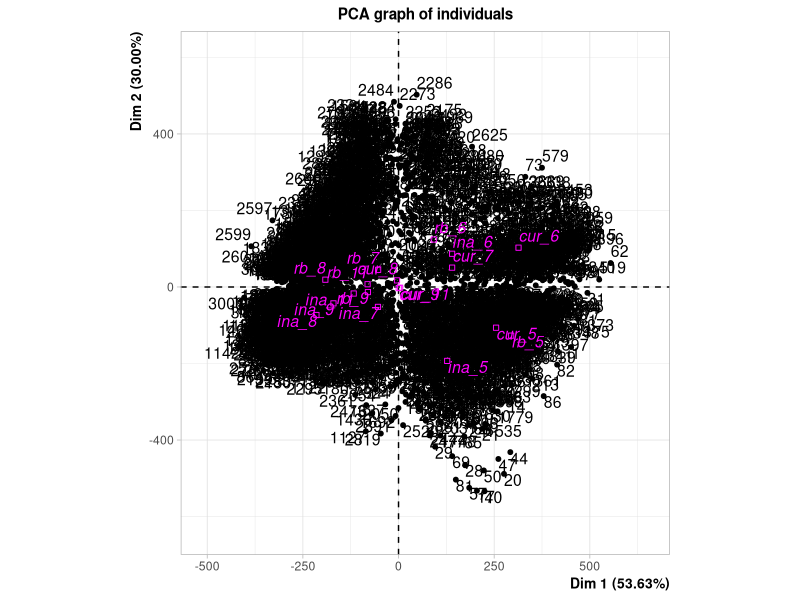
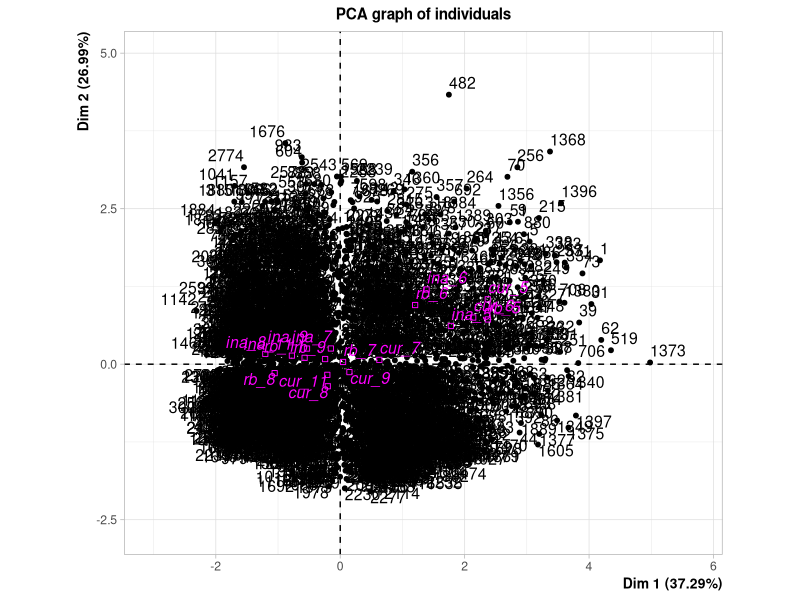
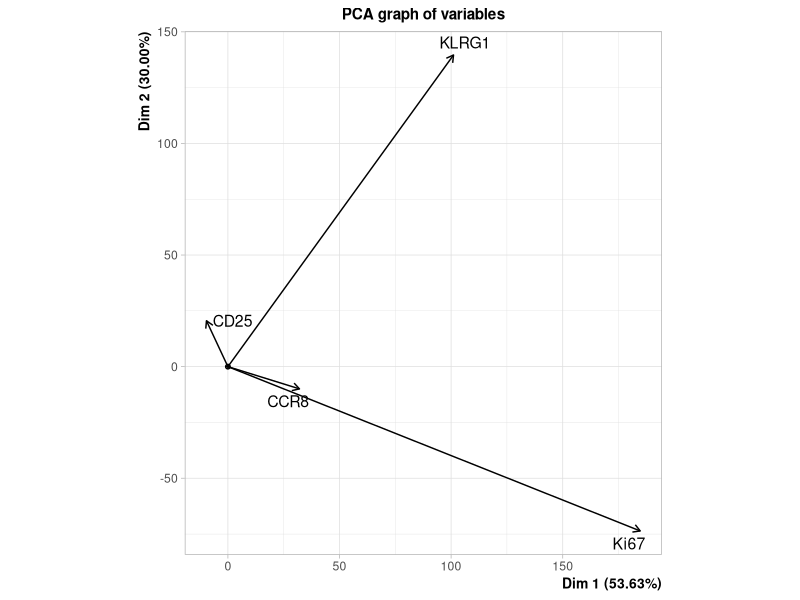
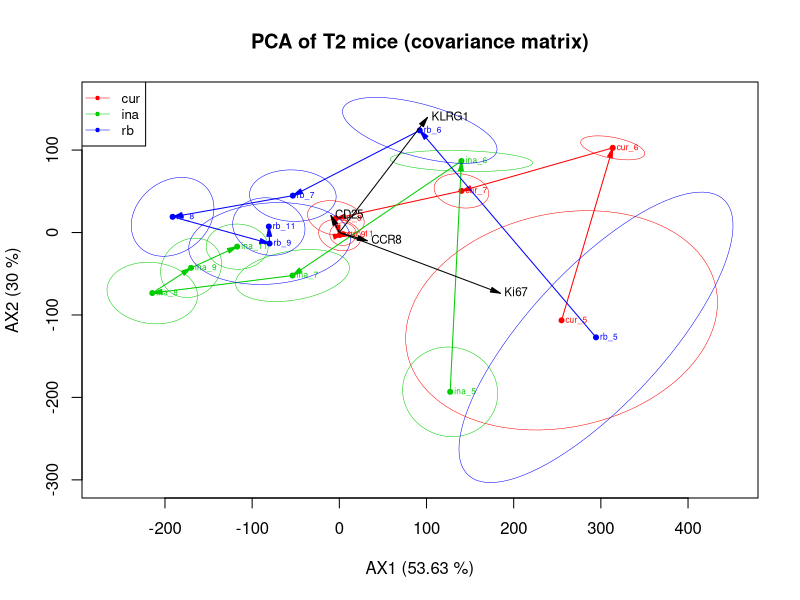
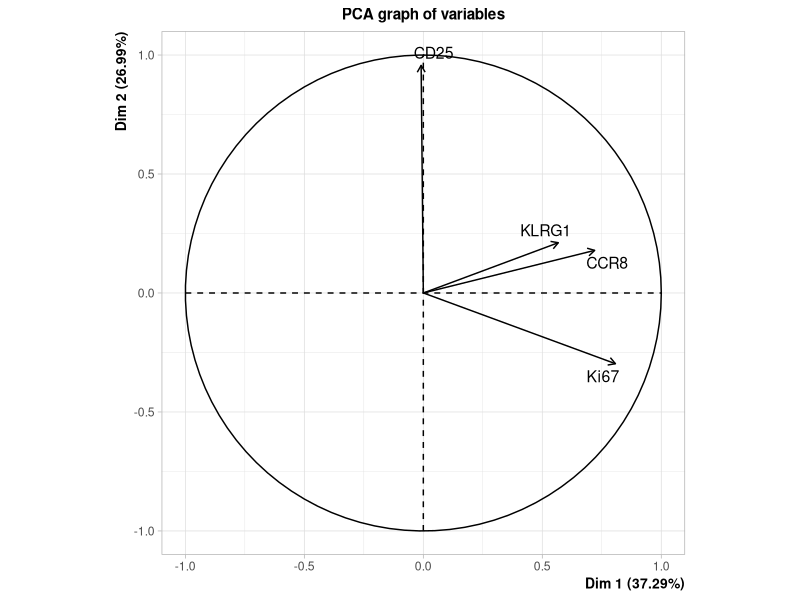
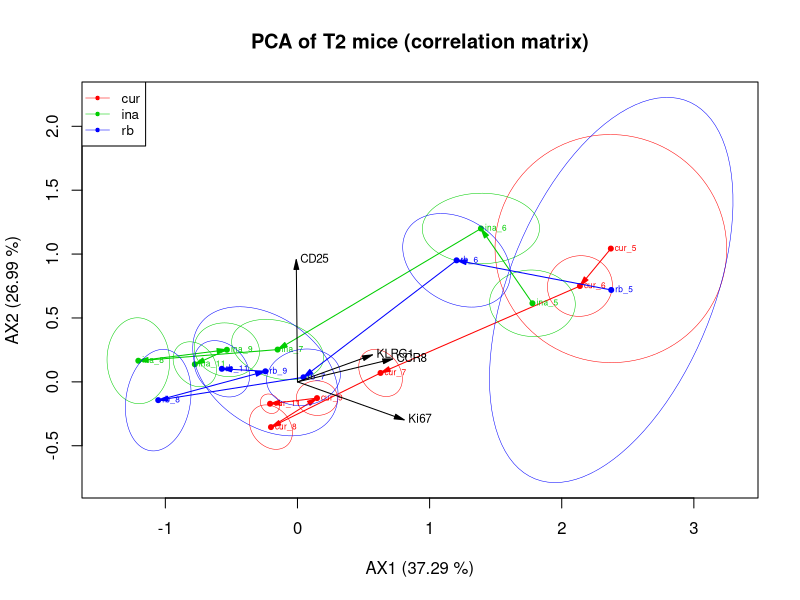

These figures' R source, in order:
##Script to analyze data via PCA with 95% confidence interval ellipses
##Script by Natalie Dallmann, Institute for environmental research, RWTH
##Version 2

##1. Setup
install.packages("FactoMineR")
install.packages("shape")
install.packages("vegan")
library("FactoMineR")
library("shape")
library("vegan")
#setwd(choose.dir())
data<-read.table("rawdata.csv", sep = ",", header = T)
cur<-as.vector(c("cur_5", "cur_6", "cur_7", "cur_8", "cur_9", "cur_11"))
ina<-as.vector(c("ina_5", "ina_6", "ina_7", "ina_8", "ina_9", "ina_11"))
rb<-as.vector(c("rb_5", "rb_6", "rb_7", "rb_8", "rb_9", "rb_11"))

##2. Create subset (eg. mice with same treatments, one mouse)
data1<-subset(data, ind != 46)

##3. Create environmental variable week+celltype from subset and add to subset
env.data<-matrix(NA,nrow = 1)
for (i in 1:nrow(data1)) {
  wk.type<-paste(data1[i,3], data1[i,1], sep = "_")
  env.data<-rbind(env.data, wk.type)
}
env.data<-as.data.frame(env.data[2:nrow(env.data)])
rownames(env.data)<-rownames(data1)
colnames(env.data)<-paste("wkty")
data2<-cbind(data1[,1:7], env.data)
wk.ty<-as.vector(unique(data2$wkty))

##4.1 PCA based on covariance matrix
## a) Calculate PCA with quali.sup = supplementary qualitative variable (wkty)
res.cov.pca<-PCA(data2[,4:8], scale.unit=F, ncp=12, quali.sup=5, graph = T)

## b) Get species and variable coordinates from PCA
var<-as.data.frame(res.cov.pca$var$coord)
spec<-cbind.data.frame(data2, res.cov.pca$ind$coord)

## Calculate ellipses and centroids for supplementary variable
CI<-coord.ellipse(spec[,8:12], bary = T)
CI.pt<-as.data.frame(CI$res)
env.mn<-matrix(NA, nrow=1, ncol=3)
mn.header<-c("env.var", "ax1", "ax2")
colnames(env.mn)<-mn.header
for (j in 1:length(wk.ty)){
  env.var<-subset(spec[,8:10], wkty == wk.ty[j])
  ax1<-mean(env.var[,2])
  ax2<-mean(env.var[,3])
  mn<-cbind.data.frame(wk.ty[j], ax1, ax2)
  colnames(mn)<-mn.header
  env.mn<-rbind(env.mn, mn)
  }
env.mn<-env.mn[2:nrow(env.mn),]

## c) Save PCA results
filename<-paste(Sys.Date(), ".pca.cov.T2.txt", sep = "") ## Adjust filename if necessary
sink(file = filename)
summary(res.cov.pca)
sink()
sscorename<-paste(Sys.Date(), ".pca.cov.sscores.T2.csv", sep = "") ## Adjust filename if necessary
write.table(spec, file=sscorename, sep = ",")
x<-paste("AX1 (", signif(res.cov.pca$eig[1,2], 4), " %)", sep = "")
y<-paste("AX2 (", signif(res.cov.pca$eig[2,2], 4), " %)", sep = "")

## d) Get mean and CI for each treatment
var.names<-c(rownames(var))
## cur
cur.pt<-matrix(NA, nrow = 1, ncol = 3)
colnames(cur.pt)<-colnames(env.mn)
cur.CI<-matrix(NA, nrow=1, ncol = 3)
colnames(cur.CI)<-colnames(CI.pt)
for (i in 1:length(cur)) {
  if (any(env.mn == cur[i])) {
  cp<-subset(env.mn, env.var == cur[i])
  cur.pt<-rbind.data.frame(cur.pt, cp)
  }
  if (any(CI.pt == cur[i])) {
  ce<-subset(CI.pt, CI.pt[,1] == cur[i])
  cur.CI<-rbind.data.frame(cur.CI, ce)
  }
}
cur.pt<-cur.pt[2:nrow(cur.pt),]
cur.CI<-cur.CI[2:nrow(cur.CI),]
## ina
ina.pt<-matrix(NA, nrow = 1, ncol = 3)
colnames(ina.pt)<-colnames(env.mn)
ina.CI<-matrix(NA, nrow=1, ncol = 3)
colnames(ina.CI)<-colnames(CI.pt)
for (i in 1:length(ina)) {
  if (any(env.mn == ina[i])) {
    ip<-subset(env.mn, env.var == ina[i])
    ina.pt<-rbind.data.frame(ina.pt, ip)
  }
  if (any(CI.pt == ina[i])) {
    ie<-subset(CI.pt, CI.pt[,1] == ina[i])
    ina.CI<-rbind.data.frame(ina.CI, ie)
  }
}
ina.pt<-ina.pt[2:nrow(ina.pt),]
ina.CI<-ina.CI[2:nrow(ina.CI),]
## rb
rb.pt<-matrix(NA, nrow = 1, ncol = 3)
colnames(rb.pt)<-colnames(env.mn)
rb.CI<-matrix(NA, nrow=1, ncol = 3)
colnames(rb.CI)<-colnames(CI.pt)
for (i in 1:length(rb)) {
  if (any(env.mn == rb[i])) {
    rp<-subset(env.mn, env.var == rb[i])
    rb.pt<-rbind.data.frame(rb.pt, rp)
  }
  if (any(CI.pt == rb[i])) {
    re<-subset(CI.pt, CI.pt[,1] == rb[i])
    rb.CI<-rbind.data.frame(rb.CI, re)
  }
}
rb.pt<-rb.pt[2:nrow(rb.pt),]
rb.CI<-rb.CI[2:nrow(rb.CI),]

##e) Plot with variable arrows, centroids for week+celltype and 95%-CI
picname<-paste(Sys.Date(), ".pca.cov.T2.png", sep = "") ## Adjust filename if necessary
png(picname, width = 1000, height = 1000, res = 200)
title<-paste("PCA of T2 mice (covariance matrix)") ## Adjust Plotname
plot(0, xlab = x, ylab = y, xlim = c(min(CI.pt$Dim.1), max(CI.pt$Dim.1)), ylim = c(min(CI.pt$Dim.2), max(CI.pt$Dim.2)), pch = NA, main = title)
points(cur.pt[,2], cur.pt[, 3], pch = 20, col = "red")
text(cur.pt[,2], cur.pt[, 3], labels = cur.pt[,1], col = "red", cex = 0.5, pos = 4, offset = 0.2)
for (i in 1:nrow(cur.pt)) {
  Arrows(cur.pt[i,]$ax1, cur.pt[i,]$ax2, cur.pt[i+1,]$ax1, cur.pt[i+1,]$ax2,  col = "red", code = 2, lwd = 1, arr.length = 0.2, arr.type = "triangle", arr.adj = 1)
}
for (i in 1:length(cur)) {
  if (any(cur.CI == cur[i])) {
    ell<-subset(cur.CI, cur.CI$wkty == cur[i])
    lines(ell$Dim.1, ell$Dim.2, col = "red", lwd = 0.5)
  }
}
points(ina.pt[,2], ina.pt[, 3], pch = 20, col = "green3")
text(ina.pt[,2], ina.pt[, 3], labels = ina.pt[,1], col = "green3", cex = 0.5, pos = 4, offset = 0.2)
for (i in 1:nrow(ina.pt)) {
  Arrows(ina.pt[i,]$ax1, ina.pt[i,]$ax2, ina.pt[i+1,]$ax1, ina.pt[i+1,]$ax2,  col = "green3", code = 2, lwd = 1, arr.length = 0.2, arr.type = "triangle", arr.adj = 1)
}
for (i in 1:length(ina)) {
  if (any(ina.CI == ina[i])) {
    ell<-subset(ina.CI, ina.CI$wkty == ina[i])
    lines(ell$Dim.1, ell$Dim.2, col = "green3", lwd = 0.5)
  }
}
points(rb.pt[,2], rb.pt[, 3], pch = 20, col = "blue")
text(rb.pt[,2], rb.pt[, 3], labels = rb.pt[,1], col = "blue", cex = 0.5, pos = 4, offset = 0.2)
for (i in 1:nrow(rb.pt)) {
  Arrows(rb.pt[i,]$ax1, rb.pt[i,]$ax2, rb.pt[i+1,]$ax1, rb.pt[i+1,]$ax2,  col = "blue", code = 2, lwd = 1, arr.length = 0.2, arr.type = "triangle", arr.adj = 1)
}
for (i in 1:length(rb)) {
  if (any(rb.CI == rb[i])) {
    ell<-subset(rb.CI, rb.CI$wkty == rb[i])
    lines(ell$Dim.1, ell$Dim.2, col = "blue", lwd = 0.5)
  }
}
Arrows(0, 0, var$Dim.1, var$Dim.2, code = 2, lwd = 1, arr.length = 0.2, arr.type = "triangle", arr.adj = 1)
for (i in 1:length(var.names)){
  text(var[i,]$Dim.1, var[i,]$Dim.2, labels = var.names[i], pos = 4, offset = 0.2, cex = 0.7)
}
legend("topleft", c("cur", "ina", "rb"), col = c("red", "green3", "blue"), pch = 20, lwd = 0.5, cex = 0.8)
dev.off()

##4.2 PCA based on correlation matrix
## a) Calculate PCA
res.cor.pca<-PCA(data2[,4:8], scale.unit=T, ncp=4, quali.sup=5, graph = T)

## b) Get species and variable coordinates from PCA
var<-as.data.frame(res.cor.pca$var$coord)
spec<-cbind.data.frame(data2, res.cor.pca$ind$coord)
CI<-coord.ellipse(spec[,8:12], bary = T)
CI.pt<-as.data.frame(CI$res)
env.mn<-matrix(NA, nrow=1, ncol=3)
mn.header<-c("env.var", "ax1", "ax2")
colnames(env.mn)<-mn.header
for (j in 1:length(wk.ty)){
  env.var<-subset(spec[,8:10], wkty == wk.ty[j])
  ax1<-mean(env.var[,2])
  ax2<-mean(env.var[,3])
  mn<-cbind.data.frame(wk.ty[j], ax1, ax2)
  colnames(mn)<-mn.header
  env.mn<-rbind(env.mn, mn)
}
env.mn<-env.mn[2:nrow(env.mn),]

## c) Save results
filename<-paste(Sys.Date(), ".pca.cor.T2.txt", sep = "") ## Adjust filename
sink(filename)
summary(res.cor.pca)
sink()
sscorename<-paste(Sys.Date(), ".pca.cor.sscores.T2.csv", sep = "") ## Adjust filename
write.table(spec, file=sscorename, sep = ",")
x<-paste("AX1 (", signif(res.cor.pca$eig[1,2], 4), " %)", sep = "")
y<-paste("AX2 (", signif(res.cor.pca$eig[2,2], 4), " %)", sep = "")

## d) Get mean and CI for each treatment
var.names<-c(rownames(var))
## cur
cur.pt<-matrix(NA, nrow = 1, ncol = 3)
colnames(cur.pt)<-colnames(env.mn)
cur.CI<-matrix(NA, nrow=1, ncol = 3)
colnames(cur.CI)<-colnames(CI.pt)
for (i in 1:length(cur)) {
  if (any(env.mn == cur[i])) {
    cp<-subset(env.mn, env.var == cur[i])
    cur.pt<-rbind.data.frame(cur.pt, cp)
  }
  if (any(CI.pt == cur[i])) {
    ce<-subset(CI.pt, CI.pt[,1] == cur[i])
    cur.CI<-rbind.data.frame(cur.CI, ce)
  }
}
cur.pt<-cur.pt[2:nrow(cur.pt),]
cur.CI<-cur.CI[2:nrow(cur.CI),]
## ina
ina.pt<-matrix(NA, nrow = 1, ncol = 3)
colnames(ina.pt)<-colnames(env.mn)
ina.CI<-matrix(NA, nrow=1, ncol = 3)
colnames(ina.CI)<-colnames(CI.pt)
for (i in 1:length(ina)) {
  if (any(env.mn == ina[i])) {
    ip<-subset(env.mn, env.var == ina[i])
    ina.pt<-rbind.data.frame(ina.pt, ip)
  }
  if (any(CI.pt == ina[i])) {
    ie<-subset(CI.pt, CI.pt[,1] == ina[i])
    ina.CI<-rbind.data.frame(ina.CI, ie)
  }
}
ina.pt<-ina.pt[2:nrow(ina.pt),]
ina.CI<-ina.CI[2:nrow(ina.CI),]
## rb
rb.pt<-matrix(NA, nrow = 1, ncol = 3)
colnames(rb.pt)<-colnames(env.mn)
rb.CI<-matrix(NA, nrow=1, ncol = 3)
colnames(rb.CI)<-colnames(CI.pt)
for (i in 1:length(rb)) {
  if (any(env.mn == rb[i])) {
    rp<-subset(env.mn, env.var == rb[i])
    rb.pt<-rbind.data.frame(rb.pt, rp)
  }
  if (any(CI.pt == rb[i])) {
    re<-subset(CI.pt, CI.pt[,1] == rb[i])
    rb.CI<-rbind.data.frame(rb.CI, re)
  }
}
rb.pt<-rb.pt[2:nrow(rb.pt),]
rb.CI<-rb.CI[2:nrow(rb.CI),]

## e) Plot
picname<-paste(Sys.Date(), ".pca.cor.T2.png", sep = "") ## Adjust filename
png(picname, width = 1000, height = 1000, res = 200)
plot(0, xlab = x, ylab = y, xlim = c(min(CI.pt$Dim.1), max(CI.pt$Dim.1)), ylim = c(min(CI.pt$Dim.2), max(CI.pt$Dim.2)), pch = NA, main = "PCA of T2 mice (correlation matrix)")
points(cur.pt[,2], cur.pt[, 3], pch = 20, col = "red")
text(cur.pt[,2], cur.pt[, 3], labels = cur.pt[,1], col = "red", cex = 0.5, pos = 4, offset = 0.2)
for (i in 1:nrow(cur.pt)) {
  Arrows(cur.pt[i,]$ax1, cur.pt[i,]$ax2, cur.pt[i+1,]$ax1, cur.pt[i+1,]$ax2,  col = "red", code = 2, lwd = 1, arr.length = 0.2, arr.type = "triangle", arr.adj = 1)
}
for (i in 1:length(cur)) {
  if (any(cur.CI == cur[i])) {
    ell<-subset(cur.CI, cur.CI$wkty == cur[i])
    lines(ell$Dim.1, ell$Dim.2, col = "red", lwd = 0.5)
  }
}
points(ina.pt[,2], ina.pt[, 3], pch = 20, col = "green3")
text(ina.pt[,2], ina.pt[, 3], labels = ina.pt[,1], col = "green3", cex = 0.5, pos = 4, offset = 0.2)
for (i in 1:nrow(ina.pt)) {
  Arrows(ina.pt[i,]$ax1, ina.pt[i,]$ax2, ina.pt[i+1,]$ax1, ina.pt[i+1,]$ax2,  col = "green3", code = 2, lwd = 1, arr.length = 0.2, arr.type = "triangle", arr.adj = 1)
}
for (i in 1:length(ina)) {
  if (any(ina.CI == ina[i])) {
    ell<-subset(ina.CI, ina.CI$wkty == ina[i])
    lines(ell$Dim.1, ell$Dim.2, col = "green3", lwd = 0.5)
  }
}
points(rb.pt[,2], rb.pt[, 3], pch = 20, col = "blue")
text(rb.pt[,2], rb.pt[, 3], labels = rb.pt[,1], col = "blue", cex = 0.5, pos = 4, offset = 0.2)
for (i in 1:nrow(rb.pt)) {
  Arrows(rb.pt[i,]$ax1, rb.pt[i,]$ax2, rb.pt[i+1,]$ax1, rb.pt[i+1,]$ax2,  col = "blue", code = 2, lwd = 1, arr.length = 0.2, arr.type = "triangle", arr.adj = 1)
}
for (i in 1:length(rb)) {
  if (any(rb.CI == rb[i])) {
    ell<-subset(rb.CI, rb.CI$wkty == rb[i])
    lines(ell$Dim.1, ell$Dim.2, col = "blue", lwd = 0.5)
  }
}
Arrows(0, 0, var$Dim.1, var$Dim.2, code = 2, lwd = 1, arr.length = 0.2, arr.type = "triangle", arr.adj = 1)
for (i in 1:length(var.names)){
  text(var[i,]$Dim.1, var[i,]$Dim.2, labels = var.names[i], pos = 4, offset = 0.2, cex = 0.7)
}
legend("topleft", c("cur", "ina", "rb"), col = c("red", "green3", "blue"), pch = 20, lwd = 0.5, cex = 0.8)
dev.off()
